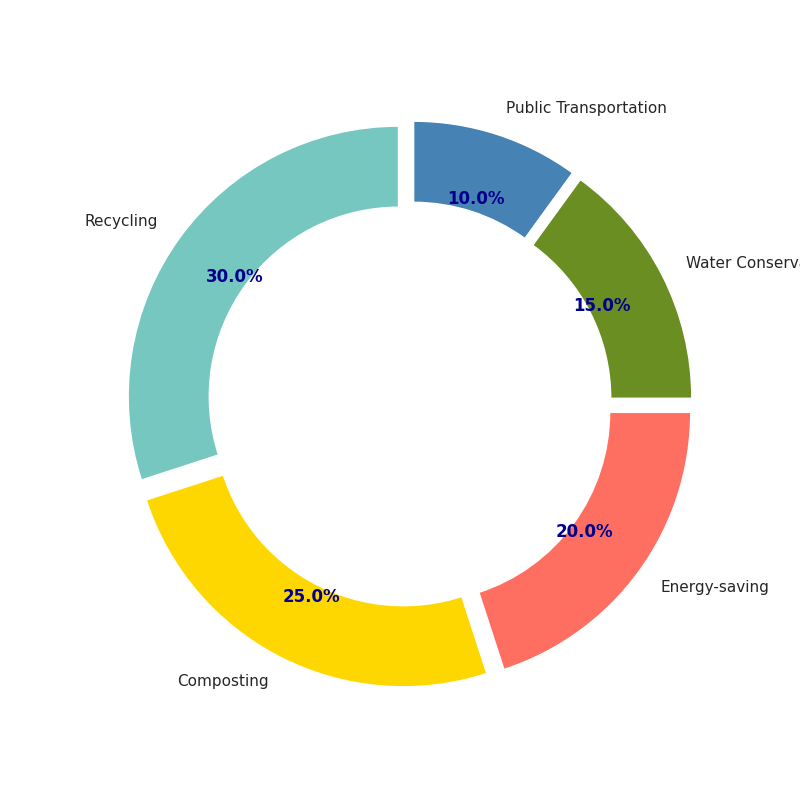

The script that drew this image:
import matplotlib.pyplot as plt

practices = ['Recycling', 'Composting', 'Energy-saving', 'Water Conservation', 'Public Transportation']
percentages = [30, 25, 20, 15, 10]
colors = ['#76C7C0', '#FFD700', '#FF6F61', '#6B8E23', '#4682B4']

fig, ax = plt.subplots(figsize=(8, 8))
wedges, texts, autotexts = ax.pie(
    percentages,
    colors=colors,
    startangle=90,
    labels=practices,
    autopct='%1.1f%%',
    pctdistance=0.75,
    wedgeprops=dict(width=0.3),
    explode=(0.05, 0.05, 0.05, 0.05, 0.05)
)

centre_circle = plt.Circle((0, 0), 0.55, fc='white')
fig.gca().add_artist(centre_circle)

ax.axis('equal')

for autotext in autotexts:
    autotext.set_color('darkblue')
    autotext.set_weight('bold')

plt.show()
